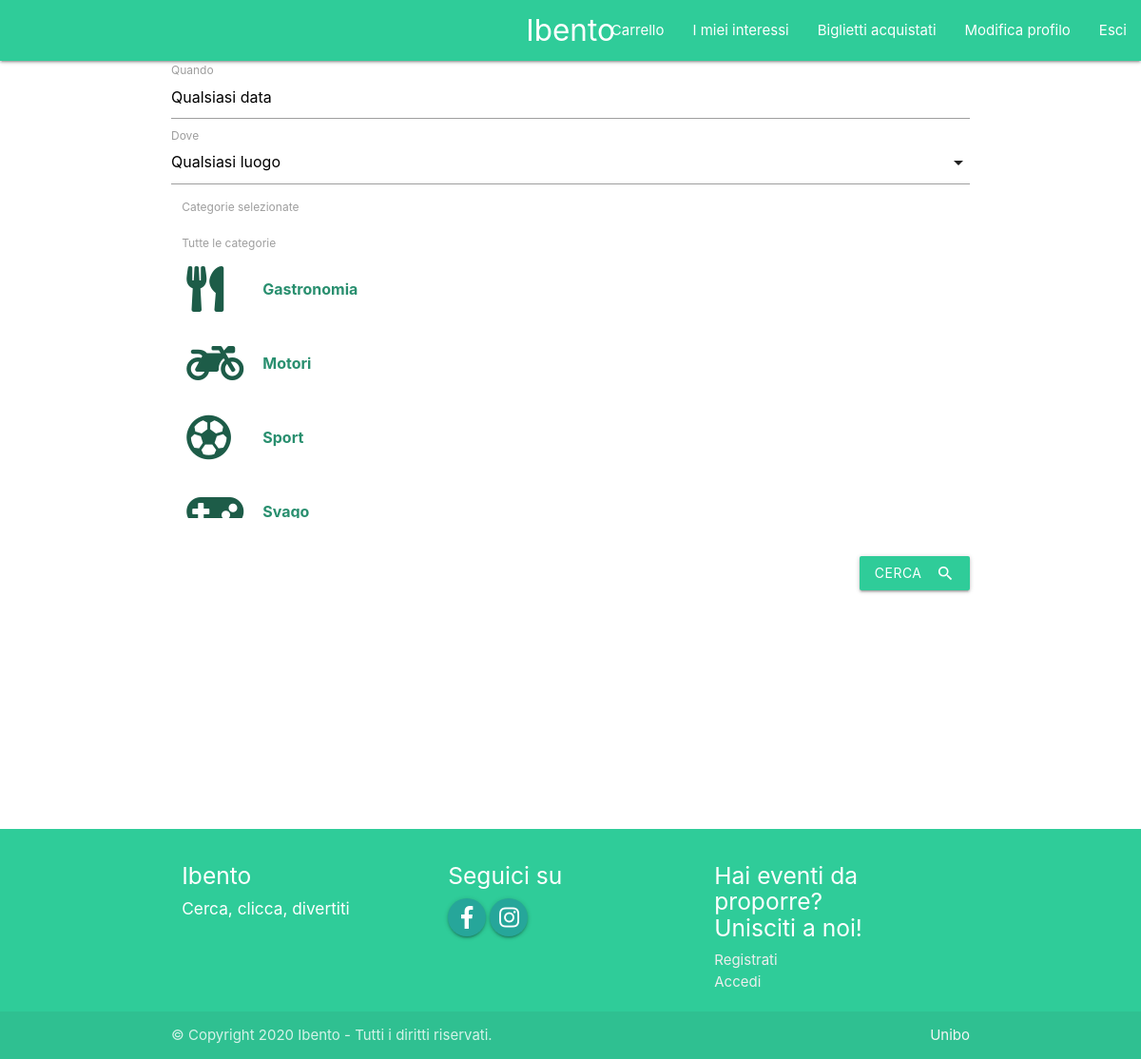
The page /home.php (signed in) on the database its author committed.
### tables this page shows
CREATE TABLE `Categoria` (
  `id` int(6) NOT NULL,
  `nome` char(30) NOT NULL,
  `immagine` varchar(50) NOT NULL
);

### home.php (called while the page is built, shortened)
<?php
require_once 'materialize.php';
if(isUserLoggedIn()){
    $templateParams["titolo"] = "Home";
    $templateParams["nome"] = "home-temp.php";
    $templateParams["categorie"] = $dbh->getCategorie();
    $templateParams["città"] = $dbh->getCities();
} else {
    $templateParams["titolo"] = "Ibento";
    header("Location: index.php");
    exit;
}
require 'template/base.php';
?>

### db/database.php (called while the page is built, shortened)
<?php
class DatabaseHelper{
    private $db;
    public function __construct($servername, $username, $password, $dbname){
        $this->db = new mysqli($servername, $username, $password, $dbname);
    }
    public function getCategorie(){
        $query = "SELECT id, nome, immagine FROM Categoria";
        $stmt = $this->db->prepare($query);
        $stmt->execute();
        $result = $stmt->get_result();
        return $result->fetch_all(MYSQLI_ASSOC);
    }
    public function getCities(){
        $query = "SELECT DISTINCT luogo FROM Evento ";
        $stmt = $this->db->prepare($query);
        $stmt->execute();
        $result = $stmt->get_result();
        return $result->fetch_all(MYSQLI_ASSOC);
    }
}
?>

### materialize.php (called while the page is built, shortened)
<?php
require_once("db/database.php");
$dbh = new DatabaseHelper("localhost", "root", "", "IbentoDB");
?>

### template/home-temp.php (the view, shortened to what this page needs)
<div id="container-home" class="container">
    <div class="row">
            <form action="event-list.php" method="POST">
                <div class="input-field">
                    <input onchange="qualsiasiData()" value="Qualsiasi data" id="data-input" name="date" type="text" class="datepicker">
                    <label for="text">Quando</label>
                </div>
                <div class="input-field">
                    <div class="input-field">
                        <label>Dove</label>
                    </div>
                </div>
                <div class="row">
                    <div class="col s12">
                        <label for="selezionate">Categorie selezionate</label>
                    </div>
                </div>
                <div id="#elenco" class="row">
                    <div class="col s12">
                    <label for="selezionate">Tutte le categorie</label>
                        <table>
                            <tbody>
                                <?php if(isset($templateParams["categorie"])):
                                        foreach($templateParams["categorie"] as $categoria):?>
                                <tr onclick="addCategorie('<?php echo $categoria['id']?>','<?php echo $categoria['nome']?>','<?php echo $categoria['immagine']?>')">
                                    <td id="img-categoria"><i class="<?php echo $categoria["immagine"]?>"  style="font-size:48px;"></i></td>
                                    <td id="nome-categoria"><?php echo $categoria["nome"]?></td>
                                </tr>
                                        <?php endforeach;?>
                                    <?php endif;?>
                            </tbody>
                        </table>
                    </div>
                </div>
                <button id="cerca" class="btn waves-effect waves-light right" type="submit" on >CERCA
                    <i class="material-icons right">search</i>
                </button>
            </form>
    </div>
</div>

### css/style.css (style rules this page uses)
#container-home { margin-top: 15px; }
* { margin: 0; }
html, body { height: 100%; }
tbody { display:block; height:280px; overflow:auto; }
#cerca { margin-top: 20px; background-color: #2fcc99; }
thead, tbody tr { border: none; display:table; width:100%; table-layout:fixed; }
#img-categoria { width: 80px; color: #1d5c48; }
#nome-categoria { font-size: medium; font-weight: bold; color: #298f6f; }
table { width:100%; }

### rows shown on the page
categoria: nome "Gastronomia"
categoria: nome "Motori"
categoria: nome "Sport"
categoria: nome "Svago"
